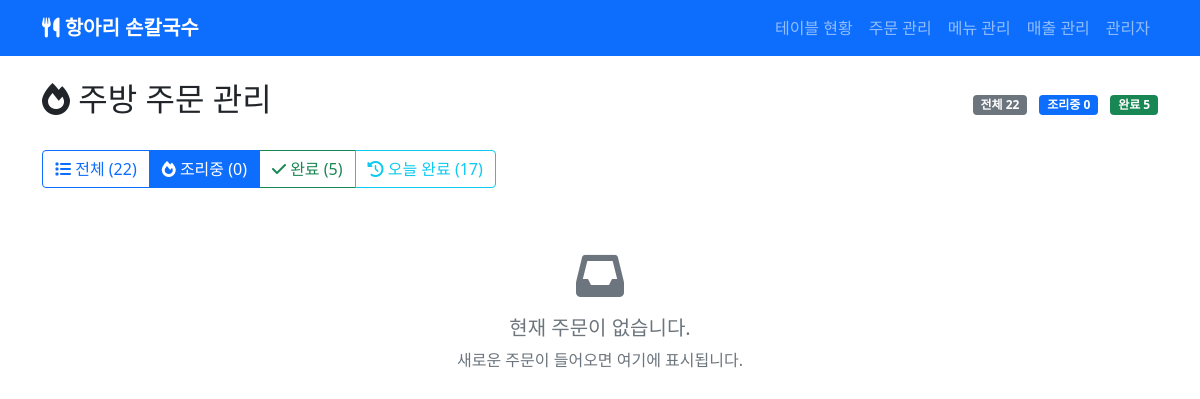
The page /orders/?status=cooking on the database as committed earlier.
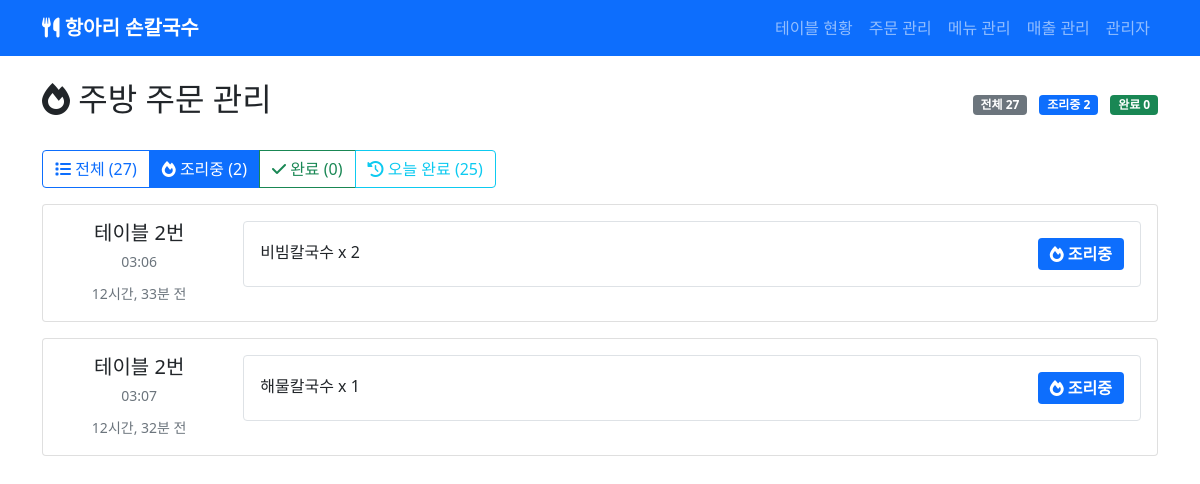
The same page on the database as committed later.
### orders/models.py (models this page shows, shortened)
class Order(models.Model):
    STATUS_CHOICES = [
        ('pending', '주문 대기'),
        ('confirmed', '주문 확인'),
        ('cooking', '조리 중'),
        ('ready', '조리 완료'),
        ('served', '서빙 완료'),
        ('paid', '결제 완료'),
    ]
    table = models.ForeignKey(Table, on_delete=models.CASCADE, related_name='orders', verbose_name='테이블')
    status = models.CharField(max_length=10, choices=STATUS_CHOICES, default='pending', verbose_name='상태')
    total_amount = models.IntegerField(default=0, verbose_name='총 금액')
    discount = models.IntegerField(default=0, verbose_name='할인 금액')
    created_at = models.DateTimeField(auto_now_add=True, verbose_name='주문일시')
    updated_at = models.DateTimeField(auto_now=True, verbose_name='수정일시')
    class Meta:
        verbose_name = '주문'
        verbose_name_plural = '주문'
        ordering = ['-created_at']

class OrderItem(models.Model):
    STATUS_CHOICES = [
        ('cooking', '조리 중'),
        ('ready', '조리 완료'),
    ]
    order = models.ForeignKey(Order, on_delete=models.CASCADE, related_name='items', verbose_name='주문')
    menu = models.ForeignKey(Menu, on_delete=models.CASCADE, verbose_name='메뉴')
    quantity = models.IntegerField(default=1, verbose_name='수량')
    options = models.JSONField(default=list, verbose_name='옵션', help_text='선택된 옵션 목록')
    unit_price = models.IntegerField(verbose_name='단가')
    status = models.CharField(max_length=20, choices=STATUS_CHOICES, default='cooking', verbose_name='조리 상태')
    created_at = models.DateTimeField(auto_now_add=True, verbose_name='생성일시')
    class Meta:
        verbose_name = '주문 상세'
        verbose_name_plural = '주문 상세'

### tables/models.py (models this page shows, shortened)
class Table(models.Model):
    STATUS_CHOICES = [
        ('empty', '빈 테이블'),
        ('ordered', '주문 완료'),
        ('cooking', '조리 완료'),
        ('paid', '결제 완료'),
    ]
    number = models.IntegerField(unique=True, verbose_name='테이블 번호')
    seats = models.IntegerField(default=4, verbose_name='좌석 수')
    status = models.CharField(max_length=10, choices=STATUS_CHOICES, default='empty', verbose_name='상태')
    qr_code = models.ImageField(upload_to='qr_codes/', blank=True, verbose_name='QR코드')
    created_at = models.DateTimeField(auto_now_add=True, verbose_name='생성일시')
    updated_at = models.DateTimeField(auto_now=True, verbose_name='수정일시')
    class Meta:
        verbose_name = '테이블'
        verbose_name_plural = '테이블'
        ordering = ['number']
    def get_group(self):
        try:
            return self.tablegroup_set.first()
        except:
            return None

### menus/models.py (models this page shows, shortened)
class Menu(models.Model):
    name = models.CharField(max_length=100, verbose_name='메뉴명')
    price = models.IntegerField(verbose_name='가격')
    description = models.TextField(blank=True, verbose_name='설명')
    options = models.JSONField(default=list, verbose_name='옵션', help_text='예: ["고추빼고", "면 많이"]')
    min_order = models.IntegerField(default=1, verbose_name='최소 주문 수량')
    is_active = models.BooleanField(default=True, verbose_name='활성 상태')
    requires_cooking = models.BooleanField(default=True, verbose_name='주방 조리 필요')
    created_at = models.DateTimeField(auto_now_add=True, verbose_name='생성일시')
    updated_at = models.DateTimeField(auto_now=True, verbose_name='수정일시')
    class Meta:
        verbose_name = '메뉴'
        verbose_name_plural = '메뉴'
        ordering = ['name']

### orders/views.py (the view)
# urls.py: path('', views.order_list, name='list'),
def order_list(request):
    from django.utils import timezone
    Order.objects.filter(status__in=['pending', 'confirmed']).update(status='cooking')
    status_filter = request.GET.get('status', 'all')
    today = timezone.now().date()
    if status_filter == 'cooking':
        orders = Order.objects.filter(status='cooking')
    elif status_filter == 'ready':
        orders = Order.objects.filter(status='ready')
    elif status_filter == 'completed':
        Order.objects.filter(status__in=['cooking', 'ready']).update(status='paid')
        orders = Order.objects.filter(status='paid', created_at__date=today)
    else:
        orders = Order.objects.filter(
            models.Q(status__in=['cooking', 'ready']) |
            models.Q(status='paid', created_at__date=today)
        )
    orders = orders.order_by('created_at')
    cooking_count = Order.objects.filter(status='cooking').count()
    ready_count = Order.objects.filter(status='ready').count()
    completed_count = Order.objects.filter(status='paid', created_at__date=today).count()
    context = {
        'orders': orders,
        'status_filter': status_filter,
        'cooking_count': cooking_count,
        'ready_count': ready_count,
        'completed_count': completed_count,
        'total_count': cooking_count + ready_count + completed_count
    }
    return render(request, 'orders/list.html', context)

### templates/orders/list.html (shortened to what the changed rows need)
{% extends 'base.html' %}
{% block content %}
<div class="d-flex justify-content-between align-items-center mb-4">
    <h2><i class="fas fa-fire"></i> 주방 주문 관리</h2>
    <div>
        <span class="badge bg-secondary me-2">전체 {{ total_count }}</span>
        <span class="badge bg-primary me-2">조리중 {{ cooking_count }}</span>
        <span class="badge bg-success">완료 {{ ready_count }}</span>
    </div>
</div>
<div class="mb-3">
    <div class="btn-group" role="group">
        <a href="?status=all" class="btn {% if status_filter == 'all' %}btn-primary{% else %}btn-outline-primary{% endif %}">
            <i class="fas fa-list"></i> 전체 ({{ total_count }})
        </a>
        <a href="?status=cooking" class="btn {% if status_filter == 'cooking' %}btn-primary{% else %}btn-outline-primary{% endif %}">
            <i class="fas fa-fire"></i> 조리중 ({{ cooking_count }})
        </a>
        <a href="?status=ready" class="btn {% if status_filter == 'ready' %}btn-success{% else %}btn-outline-success{% endif %}">
            <i class="fas fa-check"></i> 완료 ({{ ready_count }})
        </a>
        <a href="?status=completed" class="btn {% if status_filter == 'completed' %}btn-info{% else %}btn-outline-info{% endif %}">
            <i class="fas fa-history"></i> 오늘 완료 ({{ completed_count }})
        </a>
    </div>
</div>
<div class="row">
    <div class="col-12">
        {% for order in orders %}
        <div class="card mb-3 order-card" data-order-id="{{ order.id }}">
            <div class="card-body">
                <div class="row">
                    <div class="col-md-2">
                        <div class="text-center">
                            <h5 class="mb-1">테이블 {{ order.table.number }}번</h5>
                            <small class="text-muted">{{ order.created_at|date:"H:i" }}</small>
                            <div class="mt-2">
                                <small class="text-muted">{{ order.created_at|timesince }} 전</small>
                            </div>
                        </div>
                    </div>
                    <div class="col-md-10">
                        {% for item in order.items.all %}
                            {% if item.menu.requires_cooking %}
                            <div class="d-flex justify-content-between align-items-center mb-3 p-3 border rounded" data-item-id="{{ item.id }}">
                                <div class="flex-grow-1">
                                    <h6 class="mb-1 menu-name {% if item.status == 'ready' %}text-decoration-line-through text-muted{% endif %}">{{ item.menu.name }} x {{ item.quantity }}</h6>
                                </div>
                                <div class="text-end">
                                    {% if order.status == 'paid' %}
                                        <span class="badge fs-6 bg-secondary" style="padding: 8px 12px;">
                                            <i class="fas fa-check-circle"></i> 결제완료
                                        </span>
                                    {% else %}
                                        <span class="badge fs-6 menu-status-badge {% if item.status == 'ready' %}bg-success{% else %}bg-primary{% endif %}"
                                              data-item-id="{{ item.id }}"
                                              onclick="toggleMenuStatus({{ item.id }})"
                                              style="cursor: pointer; padding: 8px 12px;"
                                              title="클릭하여 상태 변경">
                                            {% if item.status == 'ready' %}
                                                <i class="fas fa-check"></i> 완룼
                                            {% else %}
                                                <i class="fas fa-fire"></i> 조리중
                                            {% endif %}
                                        </span>
                                    {% endif %}
                                </div>
                            </div>
                            {% endif %}
                        {% endfor %}
                    </div>
                </div>
            </div>
        </div>
        {% empty %}
        <div class="text-center py-5">
            <i class="fas fa-inbox fa-3x text-muted mb-3"></i>
            <h5 class="text-muted">현재 주문이 없습니다.</h5>
            <p class="text-muted">새로운 주문이 들어오면 여기에 표시됩니다.</p>
        </div>
        {% endfor %}
    </div>
</div>
{% endblock %}

Rows that differ between the two databases and show on the page:
added Order: table.number "2", created_at "03:06", created_at "12시간, 33분"
added OrderItem: menu.name "비빔칼국수", quantity "2", status "cooking" (drawn)
added Order: table.number "2", created_at "03:07", created_at "12시간, 32분"
added OrderItem: menu.name "해물칼국수", quantity "1", status "cooking" (drawn), shown under "2"
Other text that changed with them:
{{ total_count }}: "22" → "27"
{{ cooking_count }}: "0" → "2"
{{ ready_count }}: "5" → "0"
{{ completed_count }}: "17" → "25"
text no longer shown: "현재 주문이 없습니다. 새로운 주문이 들어오면 여기에 표시됩니다."
